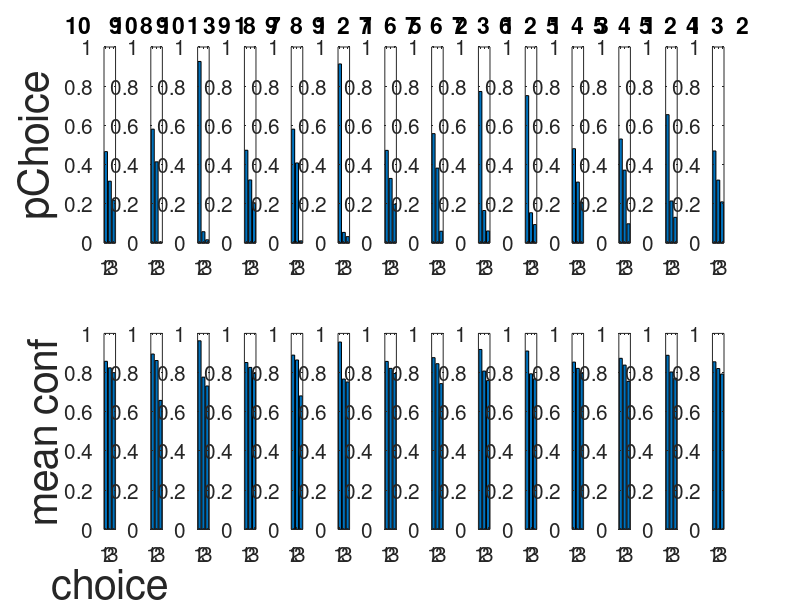

MATLAB code to generate this figure: (Note: this script raises an error after producing the figure.)
%=======================
% MAIN SCRIPT
%=======================
function main_thesis_simulation()
    clc; close all; clear;
    fignums = [1 2 3; 4 5 6];
    sigmaScale = [10, 10];
    ntrials = 10000;
    isHumanM2 = 1;

    for ds = 1:2
        confidenceType = determineConfidenceType(ds, isHumanM2);
        sigma = scaleSigma(ds, sigmaScale);
        [conds, muA, muB, muC, priors] = defineDistributions();

        [modelPChoices{ds}, meanConf(:,ds), allConfidence(:,:,ds), allChoices(:,:,ds), confidenceDists{ds}, pCorrect(:,ds)] = simulateConditions(ds, ntrials, sigma, conds, muA, muB, muC, priors, confidenceType, fignums);

        confidenceDists{ds} = generateHistograms(ds, allConfidence(:,:,ds), allChoices(:,:,ds), conds, ntrials, confidenceDists{ds}, fignums);

        figure(fignums(ds,3))
        plot(pCorrect(:,ds), meanConf(:,ds), 'k.', 'markersize', 30)
        set(gca, 'FontSize', 20)  
        xlabel('pCorrect', 'FontSize', 30); ylabel('mean conf', 'FontSize', 30)
    end

    % Cross-entropy losses
    CE1 = crossEntropy_Type1(modelPChoices);
    CE2 = crossEntropy_Type2(confidenceDists);

    fprintf('Type 1 Cross-Entropy Loss: %.4f\n', CE1);
    fprintf('Type 2 Cross-Entropy Loss: %.4f\n', CE2);
    disp('Smaller cross entropy is better!')
end

function confidenceType = determineConfidenceType(ds, isHumanM2)
    if ds == 1 || isHumanM2 == 0
        confidenceType = 1;
    else
        confidenceType = 2;
    end
end

function sigma = scaleSigma(ds, sigmaScale)
    sigma = eye(3) * sigmaScale(ds);
end

function [conds, muA, muB, muC, priors] = defineDistributions()
    conds = [10 9 8; 10 9 1; 10 3 1; 9 8 7; 9 8 1; 9 2 1;
             7 6 5; 7 6 2; 7 3 1; 6 2 1; 5 4 3; 5 4 1;
             5 2 1; 4 3 2];
    muA = [10 0 0];
    muB = [0 10 0];
    muC = [0 0 10];
    priors = [1/3, 1/3, 1/3];
end

function [pChoice, meanConf, allConfidence, allChoices, confidenceDists, pCorrect] = simulateConditions(ds, ntrials, sigma, conds, muA, muB, muC, priors, confidenceType, fignums)
    allChoices = zeros(size(conds,1), ntrials);
    allConfidence = zeros(size(conds,1), ntrials);
    pChoice = zeros(size(conds,1), 3);
    meanConf = zeros(size(conds,1), 1);
    pCorrect = zeros(size(conds,1), 1);
    confidenceDists = zeros(3, 20, size(conds,1));

    for c = 1:size(conds,1)
        data = mvnrnd(conds(c,:), sigma, ntrials);
        pA = mvnpdf(data, muA, sigma) * priors(1);
        pB = mvnpdf(data, muB, sigma) * priors(2);
        pC = mvnpdf(data, muC, sigma) * priors(3);
        totalP = pA + pB + pC;
        posteriors = [pA./totalP, pB./totalP, pC./totalP];

        switch confidenceType
            case 1
                [conf, choice] = max(posteriors, [], 2);
            case 2
                [conf, choice] = max(data, [], 2);
        end


        % Normalize confidence to [0, 1] per choice within condition
        conf_norm = NaN(size(conf));  % Preallocate
        
        % Normalize confidence to [-1, 1] per choice within condition
        for ch = 1:3
            idx = (choice == ch);
            if sum(idx) > 1
                min_c = min(conf(idx));
                max_c = max(conf(idx));
                range_c = max_c - min_c;
                if range_c > 0
                    conf_norm(idx) = 2 * ((conf(idx) - min_c) / range_c) - 1;
                else
                    conf_norm(idx) = 0;  % Flat value if no range
                end
            elseif sum(idx) == 1
                conf_norm(idx) = 0;  % Define singleton as 0
            end
        end
        
        allChoices(c,:) = choice;
        allConfidence(c,:) = conf_norm;



        pCorrect(c) = mean(choice == 1);
        meanConf(c) = mean(conf);
        pChoice(c,:) = [mean(choice==1), mean(choice==2), mean(choice==3)];
        ConfByChoice = [mean(conf(choice==1)), mean(conf(choice==2)), mean(conf(choice==3))];

        figure(fignums(ds,1))
        subplot(2,14,c); bar(pChoice(c,:)); ylim([0 1]); title(num2str(conds(c,:)), 'FontSize', 15)
        set(gca, 'FontSize', 15) 
        if c==1, ylabel('pChoice', 'FontSize', 30); end
        subplot(2,14,c+14); bar(ConfByChoice);
        if ds == 2 && confidenceType == 2
            ylim([0 15]);
        else
            ylim([0 1]);
        end
        set(gca, 'FontSize', 15)
        if c==1, ylabel('mean conf', 'FontSize', 30); xlabel('choice', 'FontSize', 30); end
    end
end

function confidenceDists = generateHistograms(ds, allConfidence, allChoices, conds, ntrials, confidenceDists, fignums)

    maxConf = max(allConfidence(:)); % Find the maximum of all the confidence scores
    if maxConf > 1
        % Normalize the confidence to between 0 and 1
        allConfidence = allConfidence ./ maxConf;
    end

    figure(fignums(ds,2));
    binEdges = 0:0.05:1;

    for c = 1:size(conds,1)
        conf = allConfidence(c,:);
        choice = allChoices(c,:);
        countsA = histcounts(conf(choice==1), binEdges) ./ ntrials;
        countsB = histcounts(conf(choice==2), binEdges) ./ ntrials;
        countsC = histcounts(conf(choice==3), binEdges) ./ ntrials;
        confidenceDists(1,:,c) = countsA;
        confidenceDists(2,:,c) = countsB;
        confidenceDists(3,:,c) = countsC;
        binCenters = binEdges(1:end-1) + diff(binEdges)/2;

        subplot(4,4,c); hold on
        plot(binCenters, countsA, '-r', 'LineWidth', 2);
        plot(binCenters, countsB, '-g', 'LineWidth', 2);
        plot(binCenters, countsC, '-b', 'LineWidth', 2);
        hold off
        maxY = max([countsA countsB countsC]);
        if maxY > 0
            ylim([0 maxY*1.1]);
        else
            ylim([0 1]);
        end
        title(['Condition: ', num2str(conds(c,:))])
        if c == 1, legend('A','B','C'); end
        xlabel('(Normalized) Confidence'); ylabel('Probability')
    end
end

function CE = crossEntropy_Type1(modelPChoices)
    for i = 1:2
        modelPChoices{i}(modelPChoices{i} == 0) = eps;
    end
    CE = -sum(modelPChoices{1}(:) .* log(modelPChoices{2}(:)));
end

function CE2= crossEntropy_Type2(confidenceDists)
    A = confidenceDists{1};
    B = confidenceDists{2};
    A(A == 0) = eps;
    B(B == 0) = eps;
    CE2 = -sum(A(:) .* log(B(:)));
end
